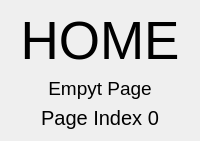
                    <widget class="QWidget" name="page_home_3">
                     <layout class="QVBoxLayout" name="verticalLayout_19">
                      <item>
                       <widget class="QLabel" name="label_27">
                        <property name="font">
                         <font>
                          <family>Segoe UI</family>
                          <pointsize>40</pointsize>
                         </font>
                        </property>
                        <property name="styleSheet">
                         <string notr="true"/>
                        </property>
                        <property name="text">
                         <string>HOME</string>
                        </property>
                        <property name="alignment">
                         <set>Qt::AlignCenter</set>
                        </property>
                       </widget>
                      </item>
                      <item>
                       <widget class="QLabel" name="label_28">
                        <property name="font">
                         <font>
                          <family>Segoe UI</family>
                          <pointsize>14</pointsize>
                         </font>
                        </property>
                        <property name="text">
                         <string>Empyt Page</string>
                        </property>
                        <property name="alignment">
                         <set>Qt::AlignCenter</set>
                        </property>
                       </widget>
                      </item>
                      <item>
                       <widget class="QLabel" name="label_29">
                        <property name="font">
                         <font>
                          <family>Segoe UI</family>
                          <pointsize>15</pointsize>
                         </font>
                        </property>
                        <property name="text">
                         <string>Page Index 0</string>
                        </property>
                        <property name="alignment">
                         <set>Qt::AlignCenter</set>
                        </property>
                       </widget>
                      </item>
                     </layout>
                    </widget>
